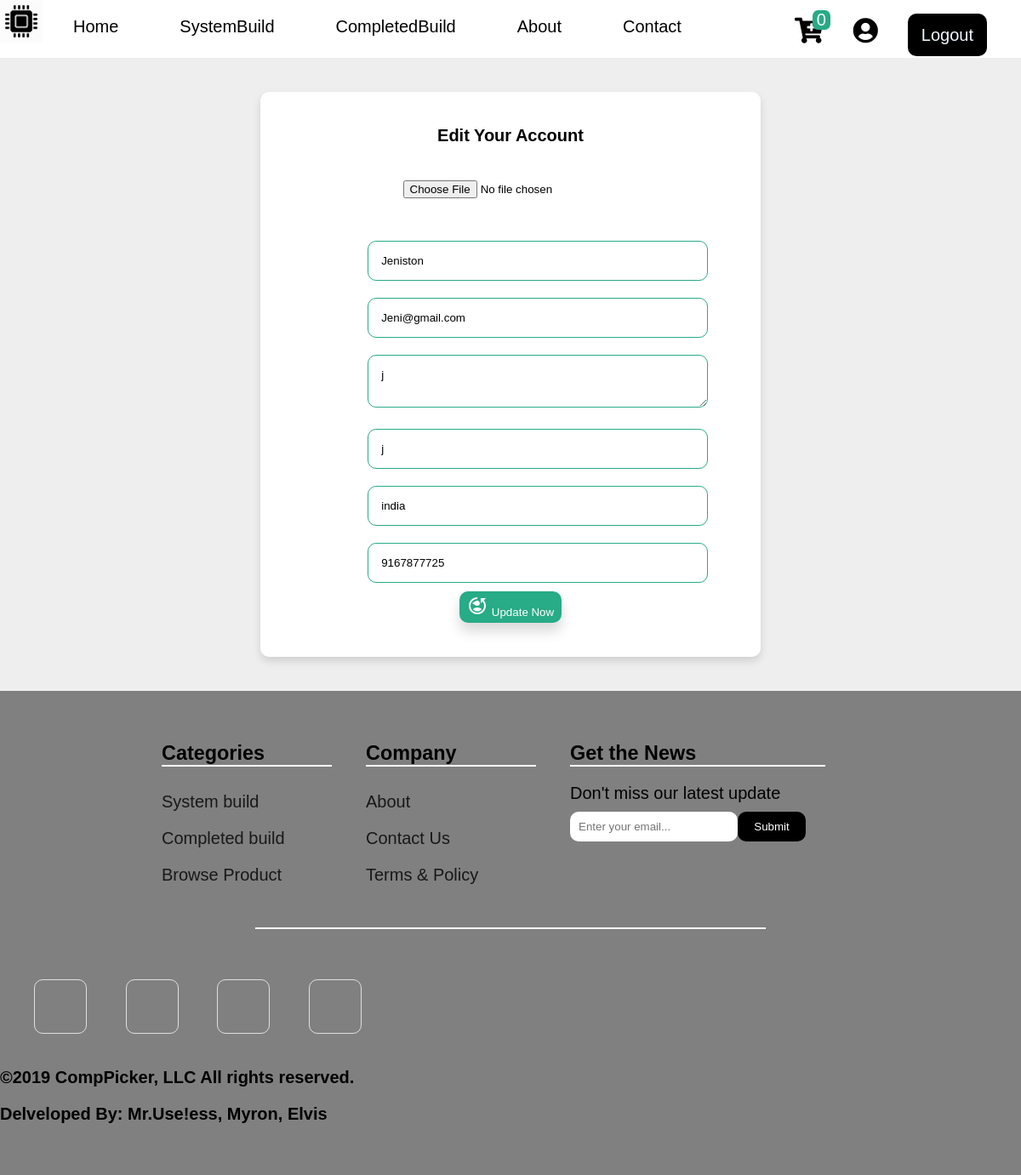
The app's page /account/editaccount.php (signed in) with its own data.
### tables this page shows
CREATE TABLE `users` (
  `isUsers` int(11) NOT NULL,
  `uidUsers` tinytext NOT NULL,
  `emailUsers` tinytext NOT NULL,
  `pwdUsers` longtext NOT NULL,
  `mobNumber` tinytext NOT NULL,
  `address` varchar(255) NOT NULL,
  `country` varchar(100) NOT NULL,
  `state` varchar(100) NOT NULL,
  `userImage` varchar(255) NOT NULL
);

### account/editaccount.php (the view, shortened to what this page needs)
<?php
    include('../functions/functions.php');
    $userID = $_SESSION['userId'];
?>
<!DOCTYPE html>
<html lang="en">
<head>
     <link rel="stylesheet" href="../style.css">
     <link rel="stylesheet" href="../customstyle.css">
     <link rel="stylesheet" href="https://use.fontawesome.com/releases/v5.10.2/css/all.css">
</head>
<body>
          <div style="position:sticky;top:0px;z-index:1;height:8%;" class="d-flex flex-col w-100 white">
               <div class="d-flex jcsb">
                    <div class="d-flex flex-row">
                         <div>
                              <img class="img1" src="../img/cpu.png" alt="">
                         </div>
                         <div class="menu">
                              <ul class="ls-none active current-item">
                                   <li class="p-1"><a class="pl-1 text-deco-none text-black nav" href="../index.php">Home</a></li>
                                   <li class="p-1"><a class="pl-1 text-deco-none text-black nav" href="../builds/system-build.php">SystemBuild</a></li>
                                   <li class="p-1"><a class="pl-1 text-deco-none text-black nav" href="../builds/completed_build.php">CompletedBuild</a></li>
                                   <li class="p-1"><a class="pl-1 text-deco-none text-black nav" href="../about.php">About</a></li>
                                   <li class="p-1"><a class="pl-1 text-deco-none text-black nav" href="../contact.php">Contact</a></li>
                              </ul>
                         </div>
                    </div>
                    <div class="mt-1">
                         <?php
                              if(isset($_SESSION['userId'])){
                                   echo'<form action="includes/logout.inc.php" method="post">
                                   <div class="d-flex jcfe">
                                   <div class="cart-btn">
                                   <div style="font-size:30px;" class="nav-icon"><a href="../cart/cart.php"><i style="color:black;" class="fas fa-cart-plus"></i></a></div>
                                   <div class="cart-items">'?><?php cartcount(); echo'</div>
                                   </div>
                                   <div style="font-size:30px; padding:0 15px;" class="text-black"><a class="text-black" href="myAccount.php?acc"><div class="mx-1" ><i class="fas fa-user-circle"></i></div></a></div>
                                   <div style="margin:10px 0;"><a class="text-deco-none signup-button-field mr-2 text-black pr-1" href="../includes/logout.inc.php" name="logout-submit">Logout</a></div>
                                   </div>
                                   </form>';
                                   }
                         ?>
                    </div>
               </div>
          </div>
          <div class="py-2 bg-color">
               <div class="container">
                    <div class="container b-rad-2 shadow-sm white">
                         <div class="p-2">
                              <div class="container">
                                   <h1 style="color:#00342; font-size:20px;"  class="text-center">Edit Your Account</h1>
                              </div>
                              <div style="font-size:18px;" class=" container">
                                   <?php
                                        $selectuser = "SELECT * FROM users WHERE isUsers='$userID'";
                                        $check = mysqli_query($conn, $selectuser);
                                        while($row = mysqli_fetch_array($check)){
                                        $userName = $row['uidUsers'];
                                        ?>
                                        <form action="editaccount.php" method="POST" enctype="multipart/form-data">
                                             <div class="mt-2">
                                                  <div class="mb-2 text-center">
                                                       <input type="file" name="file" value="<?php echo $row['userImage'] ?>">
                                                  </div>
                                                  <div class="text-center">
                                                       <input type="text" name="username" placeholder="Enter your name..." value="<?php echo $userName; ?>" class="input-field-f b-rad-2">
                                                  </div>
                                                  <div class="text-center">
                                                       <input type="text" name="email" placeholder="Enter your email..." value="<?php echo $row['emailUsers']; ?>" class="input-field-f b-rad-2">
                                                  </div>
                                                  <div class="text-center">
                                                       <textarea name='address' placeholder="Enter your Address..." class="input-field-f b-rad-2"><?php echo $row['address']; ?></textarea>
                                                  </div>
                                                  <div class="text-center">
                                                       <input type="text" name="country" placeholder="Enter your Country..." value="<?php echo $row['country']; ?>" class="input-field-f b-rad-2">
                                                  </div>
                                                  <div class="text-center">
                                                       <input type="text" name="state" placeholder="Enter your State..." value="<?php echo $row['state']; ?>" class="input-field-f b-rad-2">
                                                  </div>
                                                  <div class="text-center">
                                                       <input type="text" name="mobnumber" placeholder="Enter your Mobile number..." value="<?php echo $row['mobNumber']; ?>" class="input-field-f b-rad-2">
                                                  </div>
                                                  <div class="text-center">
                                                       <button type="submit" name="update" class="b-rad-2 shadow-md editsubmit"><pre><img style="padding-right:5px;">Update Now</pre></button>
                                                  </div>
                                             </div>
                                        </form>
                                   <?php  }?>
                              </div>
                         </div>
                    </div>
               </div>
          </div>
     <div style="background:gray" class="pt-3 pb-3 d-flex flex-col">
          <div class="d-flex jcc">
               <div style="width:200px;" class="mr-2 mb-2">
                    <h3 align='left'>Categories</h3>
                    <div class='b-1 text-white mb-1'></div>
                    <div class="d-flex flex-col">
                         <a class="text-deco-none py-sm text-black footer-hover" align="left" href="./builds/system-build.php">System build</a>
                         <a class="text-deco-none py-sm text-black footer-hover" align="left" href="./builds/completed_build.php">Completed build</a>
                         <a class="text-deco-none py-sm text-black footer-hover" align="left" href="#">Browse Product</a>
                    </div>
               </div>
               <div style="width:200px;" class="mr-2 mb-2">
                    <h3 align='left'>Company</h3>
                    <div class='b-1 text-white mb-1'></div>
                    <div class="d-flex flex-col">
                         <a class="text-deco-none py-sm text-black footer-hover" align="left" href="about.php">About</a>
                         <a class="text-deco-none py-sm text-black footer-hover" align="left"  href="contact.php">Contact Us</a>
                         <a class="text-deco-none py-sm text-black footer-hover" align="left"  href="#">Terms & Policy</a>
                    </div>
               </div>
               <div style="width:300px;" class="mr-2 mb-2">
                    <h3 align='left'>Get the News</h3>
                    <div class='b-1 text-white mb-1'></div>
                    <div class="d-flex flex-col">
                         <div style=" font-size:20px;" align='left'>Don't miss our latest update</div>
                         <div>
                              <form action="" method="post">
                                   <input type="text" placeholder="Enter your email..." style="border:none; padding:10px;margin-top:10px; border-radius:10px; float:left">
                                   <input type="submit" style="border:none; padding:10px;margin-top:10px; border-radius:10px;color:white; background:black; width:80px;">
                              </form>
                         </div>
                    </div>
               </div>
          </div>
          <div class="b-1 text-white w-max-50 ml-50 mb-3"></div>
          <div class="p-1">
               <a class="m-1 b-1 b-rad-2 text-white p-1 footer-link" href="https://www.instagram.com/__mr.useless_404__/"><i class="fa fa-instagram"></i></a>
               <a class="m-1 b-1 b-rad-2 text-white p-1 footer-link" href="https://www.facebook.com/agnel.selv"><i class="fa fa-facebook"></i></a>
               <a class="m-1 b-1 b-rad-2 text-white p-1 footer-link" href="https://twitter.com/Agnel04454713"><i class="fa fa-twitter"></i></a>
               <a class="m-1 b-1 b-rad-2 text-white p-1 footer-link" href="https://www.youtube.com/channel/UCsj3TXPOn0Xn3XYTq-YBd8w?view_as=subscriber"><i class="fa fa-youtube"></i></a>
          </div>
          <div>
               <b><p class="mt-2 mb-1">&copy;2019 CompPicker, LLC All rights reserved.</p></b>
               <b>Delveloped By: Mr.Use!ess, Myron, Elvis</b>
          </div>
     </div>
</body>
</html>

### style.css (style rules this page uses)
html { font-size: 16px; }
* { margin: 0; padding: 0; font-family: "Nunito", sans-serif; -webkit-box-sizing: border-box; box-sizing: border-box; }
body { background: #fff; color: #000; }
.text-deco-none { text-decoration: none; }
.text-center { text-align: center; }
.w-100 { width: 100%; }
.w-max-50 { max-width: 50%; }
.m-1 { margin: 1rem; }
.mx-1 { margin-left: 1rem; margin-right: 1rem; }
.mt-1 { margin-top: 1rem; }
.mb-1 { margin-bottom: 1rem; }
.p-1 { padding: 1rem; }
.pl-1 { padding-left: 1rem; }
.pr-1 { padding-right: 1rem; }
.mr-2 { margin-right: 2rem; }
.mt-2 { margin-top: 2rem; }
.mb-2 { margin-bottom: 2rem; }
.p-2 { padding: 2rem; }
.py-2 { padding-top: 2rem; padding-bottom: 2rem; }
.mb-3 { margin-bottom: 3rem; }
.pt-3 { padding-top: 3rem; }
.pb-3 { padding-bottom: 3rem; }
.py-sm { padding-top: 0.5rem; padding-bottom: 0.5rem; }
.b-1 { border: 1px solid ; }
.ls-none { list-style: none; }
.container { width: 85%; margin: auto; }
h1 { font-size: 1rem; }
.d-flex { display: -webkit-box; display: -ms-flexbox; display: flex; }
.flex-row { -webkit-box-orient: horizontal; -webkit-box-direction: normal; -ms-flex-direction: row; flex-direction: row; }
.flex-col { -webkit-box-orient: vertical; -webkit-box-direction: normal; -ms-flex-direction: column; flex-direction: column; }
.jcc { -webkit-box-pack: center; -ms-flex-pack: center; justify-content: center; }
.jcfe { -webkit-box-pack: end; -ms-flex-pack: end; justify-content: flex-end; }
.jcsb { -webkit-box-pack: justify; -ms-flex-pack: justify; justify-content: space-between; }
.b-rad-2 { border-radius: 0.5rem; }
.shadow-sm { -webkit-box-shadow: 0 0.25rem 0.5rem rgba(0, 0, 0, 0.125); box-shadow: 0 0.25rem 0.5rem rgba(0, 0, 0, 0.125); }
.shadow-md { -webkit-box-shadow: 0 0.5rem 0.75rem rgba(0, 0, 0, 0.15); box-shadow: 0 0.5rem 0.75rem rgba(0, 0, 0, 0.15); }
.white { color: #000; background-color: white; }
.text-white { color: white; }
.text-black { color: black; }
@media screen and (min-width: 1200px) { html { font-size: 20px; } }
@media screen and (min-width: 1200px) { .container { width: 70%; } }

### customstyle.css (style rules this page uses)
.bg-color { background: #eeeeee; }
.img1 { width: 50px; }
body { font-family: Verdana, Geneva, Tahoma, sans-serif; overflow-x: hidden; }
.ml-50 { margin-left: 25% }
.editsubmit { padding:5px 7px;width:120px;background:#28AB87; border:none; color:white; text-align: center; }
.input-field-f { border:1px solid #28AB87; padding: 15px; margin: 10px; width: 400px; outline: none; }
.signup-button-field { background: #000; color: aliceblue; padding:14px 16px; border-radius: 10px; outline: none; }
.nav { background: #fff; color: #000; padding:14px 16px; }
.footer-link { color: #E0E0E0; }
.footer-hover { color: #181818; }
.cart-btn { position:relative; cursor: pointer; }
.cart-items { position: absolute; top: -8px; right: -8px; background: #28AB87; padding: 0 5px; border-radius: 30%; color: white; }
.cart-items { position: absolute; top: -8px; right: -8px; background: #28AB87; padding: 0 10px; border-radius: 30%; color: white; }
@media screen and (min-width: 860px) { .menu { width:100%; } }
.menu ul { display:inline-block; }
.menu li { float:left; list-style:none; }
.menu li:last-child { margin-right:0px; }
.menu a { transition:color linear 0.15s; }
.menu a:hover, .menu .current-item a { text-decoration:none; }

### records on screen
users: username "Jeniston", email "Jeni@gmail.com", address "j", country "j", state "india", mobnumber "9167877725"

### other values on screen
$count "0"
